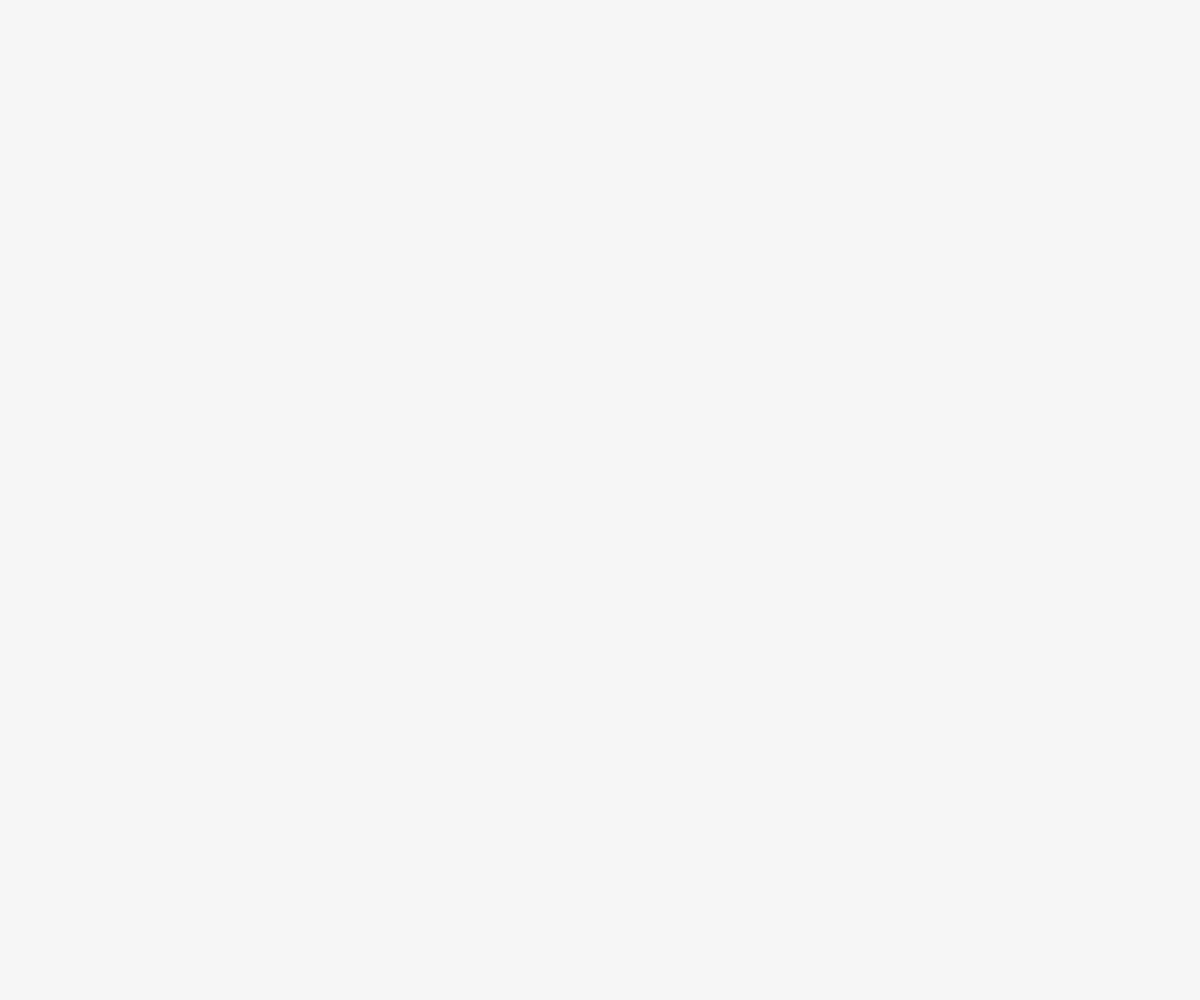
Frame 1 (no input)
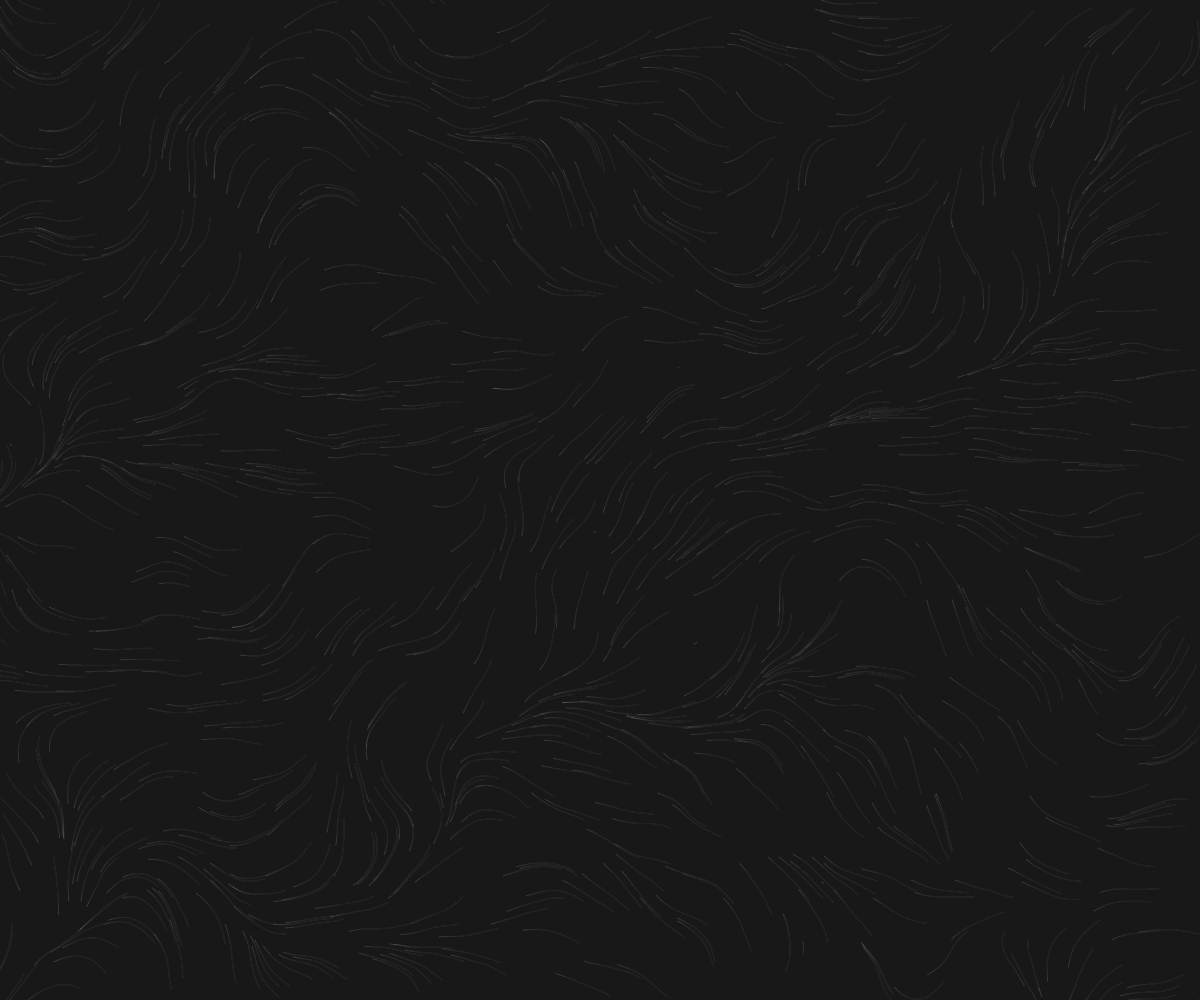
Frame 60 (no input)
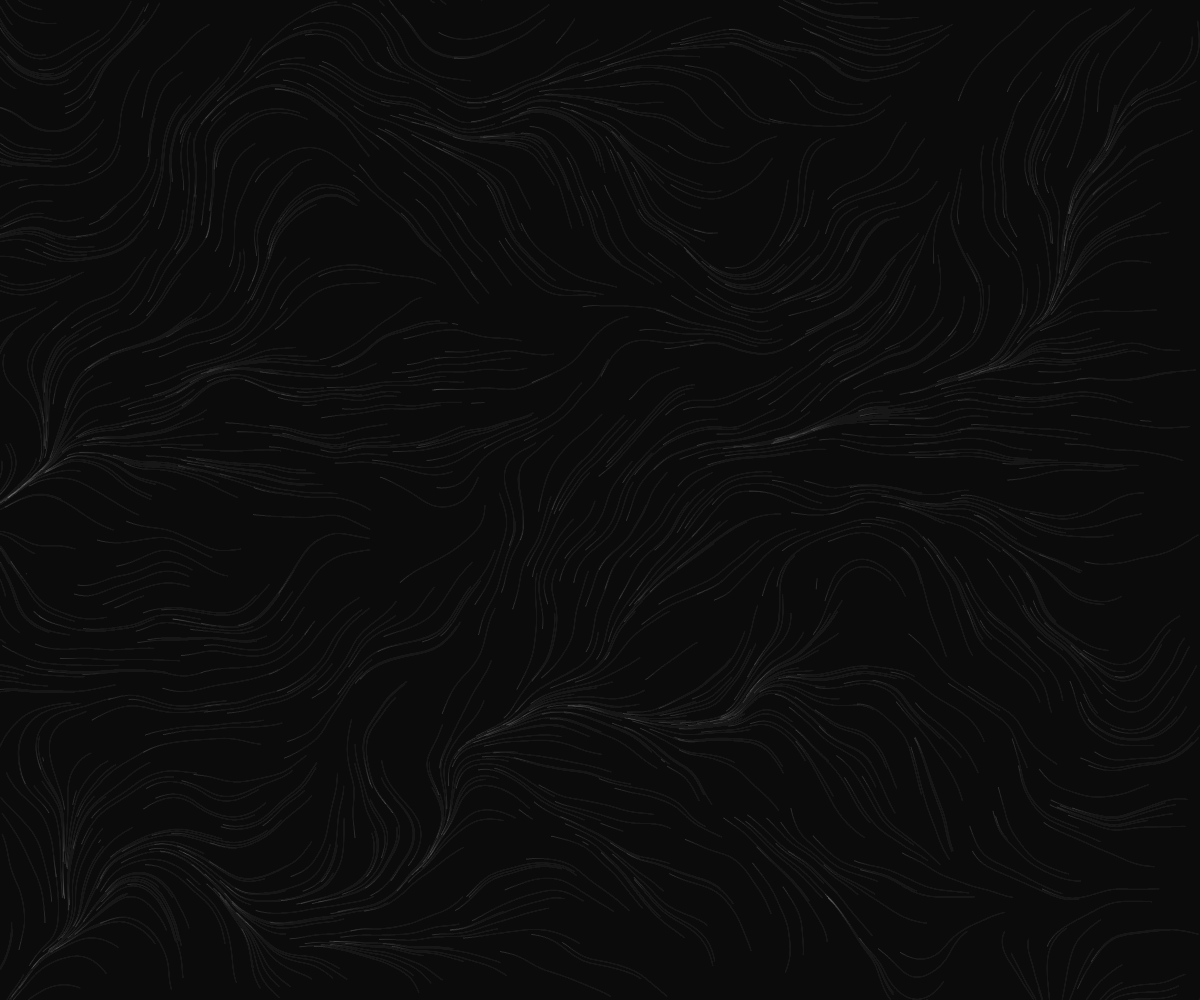
Frame 120 (the mouse pressed at the canvas centre since frame 60)

The p5.js sketch that drew these frames (run headless with seeded random() and noise() and a simulated clock; from frame 60 on, the mouse is pressed at the canvas centre):

// p5.js sketch
// ── sketch.js
let particles = [];
const num = 1000;
const noiseScale = 0.01 / 2;

function setup() 
{
	createCanvas(windowWidth, windowHeight);

	for(let i = 0; i < num; i++) 
	{
		particles.push(createVector(random(width), random(height)));
	}

	stroke(255, 50);
	
	clear();
}

function draw()
{
	background(0, 10);
	
	for(let i = 0; i < num; i++)
	{
		let p = particles[i];
		point(p.x, p.y);

		let n = noise(p.x * noiseScale, p.y * noiseScale, frameCount * noiseScale * noiseScale);

		let a = TAU * n;

		p.x += cos(a);
		p.y += sin(a);

		if(!onScreen(p))
		{
			p.x = random(width);
			p.y = random(height);
		}
	}
}

function onScreen(v)
{
	return v.x >= 0 && v.x <= width && v.y >= 0 && v.y <= height;
}
